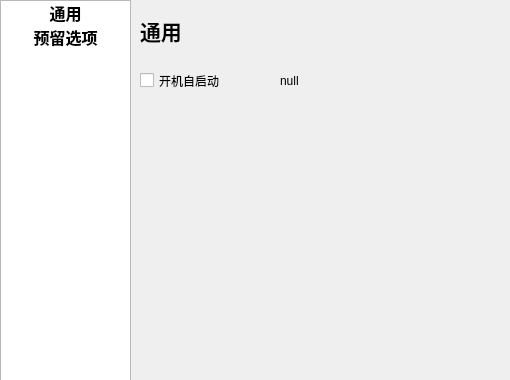
<?xml version="1.0" encoding="UTF-8"?>
<ui version="4.0">
 <class>Settings</class>
 <widget class="QWidget" name="Settings">
  <property name="enabled">
   <bool>true</bool>
  </property>
  <property name="geometry">
   <rect>
    <x>0</x>
    <y>0</y>
    <width>510</width>
    <height>380</height>
   </rect>
  </property>
  <property name="sizePolicy">
   <sizepolicy hsizetype="Fixed" vsizetype="Fixed">
    <horstretch>0</horstretch>
    <verstretch>0</verstretch>
   </sizepolicy>
  </property>
  <property name="windowTitle">
   <string>Form</string>
  </property>
  <property name="windowIcon">
   <iconset>
    <normaloff>:/icons/icon.ico</normaloff>:/icons/icon.ico</iconset>
  </property>
  <widget class="QListWidget" name="listWidget">
   <property name="geometry">
    <rect>
     <x>0</x>
     <y>0</y>
     <width>131</width>
     <height>381</height>
    </rect>
   </property>
   <property name="spacing">
    <number>5</number>
   </property>
   <item>
    <property name="text">
     <string>通用</string>
    </property>
    <property name="toolTip">
     <string>&lt;html&gt;&lt;head/&gt;&lt;body&gt;&lt;p align=&quot;center&quot;&gt;&lt;br/&gt;&lt;/p&gt;&lt;/body&gt;&lt;/html&gt;</string>
    </property>
    <property name="font">
     <font>
      <pointsize>12</pointsize>
      <weight>75</weight>
      <bold>true</bold>
     </font>
    </property>
    <property name="textAlignment">
     <set>AlignCenter</set>
    </property>
   </item>
   <item>
    <property name="text">
     <string>预留选项</string>
    </property>
    <property name="font">
     <font>
      <pointsize>12</pointsize>
      <weight>75</weight>
      <bold>true</bold>
     </font>
    </property>
    <property name="textAlignment">
     <set>AlignCenter</set>
    </property>
   </item>
  </widget>
  <widget class="QStackedWidget" name="stackedWidget">
   <property name="enabled">
    <bool>true</bool>
   </property>
   <property name="geometry">
    <rect>
     <x>130</x>
     <y>0</y>
     <width>361</width>
     <height>371</height>
    </rect>
   </property>
   <property name="sizePolicy">
    <sizepolicy hsizetype="Fixed" vsizetype="Fixed">
     <horstretch>0</horstretch>
     <verstretch>0</verstretch>
    </sizepolicy>
   </property>
   <widget class="QWidget" name="page_1">
    <widget class="QCheckBox" name="checkBox">
     <property name="enabled">
      <bool>true</bool>
     </property>
     <property name="geometry">
      <rect>
       <x>10</x>
       <y>60</y>
       <width>131</width>
       <height>41</height>
      </rect>
     </property>
     <property name="tabletTracking">
      <bool>false</bool>
     </property>
     <property name="autoFillBackground">
      <bool>false</bool>
     </property>
     <property name="text">
      <string>开机自启动</string>
     </property>
     <property name="tristate">
      <bool>false</bool>
     </property>
    </widget>
    <widget class="QLabel" name="label">
     <property name="geometry">
      <rect>
       <x>10</x>
       <y>10</y>
       <width>91</width>
       <height>41</height>
      </rect>
     </property>
     <property name="font">
      <font>
       <pointsize>16</pointsize>
       <weight>75</weight>
       <bold>true</bold>
      </font>
     </property>
     <property name="text">
      <string>通用</string>
     </property>
    </widget>
    <widget class="QLabel" name="label_3">
     <property name="geometry">
      <rect>
       <x>150</x>
       <y>70</y>
       <width>54</width>
       <height>21</height>
      </rect>
     </property>
     <property name="text">
      <string>null</string>
     </property>
    </widget>
   </widget>
   <widget class="QWidget" name="page_2">
    <widget class="QLabel" name="label_2">
     <property name="geometry">
      <rect>
       <x>60</x>
       <y>110</y>
       <width>121</width>
       <height>41</height>
      </rect>
     </property>
     <property name="text">
      <string>这是第二个页面</string>
     </property>
    </widget>
   </widget>
  </widget>
 </widget>
 <resources>
  <include location="resources.qrc"/>
 </resources>
 <connections>
  <connection>
   <sender>listWidget</sender>
   <signal>currentRowChanged(int)</signal>
   <receiver>stackedWidget</receiver>
   <slot>setCurrentIndex(int)</slot>
   <hints>
    <hint type="sourcelabel">
     <x>54</x>
     <y>111</y>
    </hint>
    <hint type="destinationlabel">
     <x>187</x>
     <y>104</y>
    </hint>
   </hints>
  </connection>
 </connections>
</ui>
